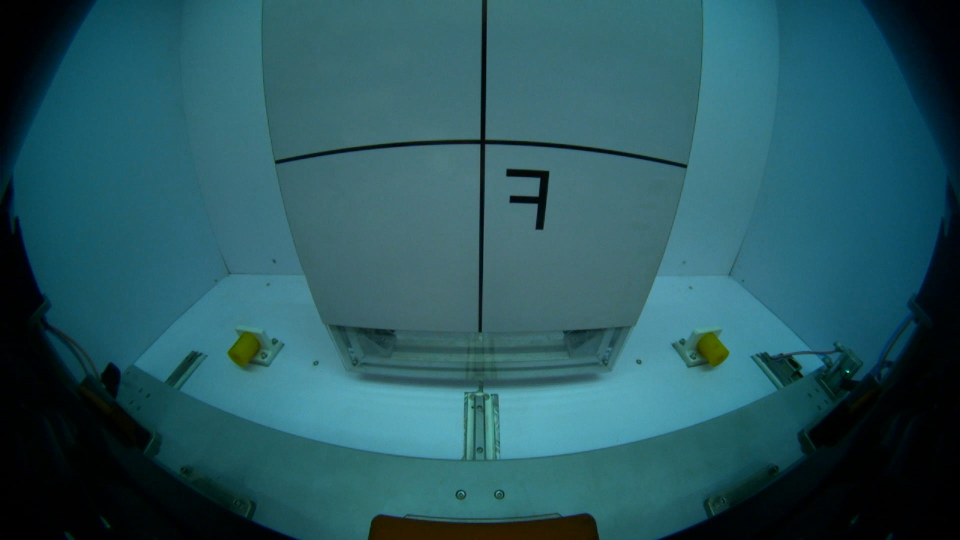
#> input picture perfect.png, 1920 x 1080 px (shown at 1/2 size)
$ python test2.py
#> lines starting #> are read from the running program, lines starting #| are printed output that depends on the picture; after the words box and inside, x2 and y2 are one past the last pixel; in counts of white or black regions, pixels touching at a corner belong together
import cv2
import imutils
import numpy as np
from skimage.metrics import structural_similarity

before = cv2.imread('perfect.png')
#> before is the input picture: shape (1080, 1920, 3); mean B, G, R 95.6, 87.2, 40.5
after = cv2.imread('shifted_left_right.png')
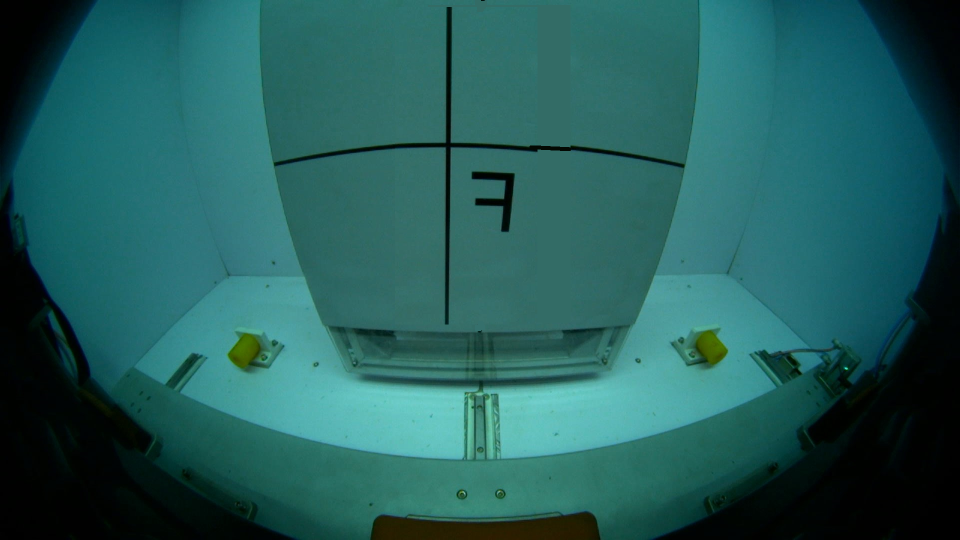
#> input picture shifted_left_right.png, 1920 x 1080 px (shown at 1/2 size)
#> after is the input picture: shape (1080, 1920, 3); mean B, G, R 90.8, 92.7, 35.3

before = imutils.resize(before, height = 300)
#> before: shape (300, 533, 3)
# after = imutils.resize(after, height = 300)
after =  cv2.resize(after, (before.shape[1], before.shape[0]))
#> after: shape (300, 533, 3)

cv2.imshow("before",before)
cv2.imshow("after",after)

# Convert images to grayscale
before_gray = cv2.cvtColor(before, cv2.COLOR_BGR2GRAY)
after_gray = cv2.cvtColor(after, cv2.COLOR_BGR2GRAY)
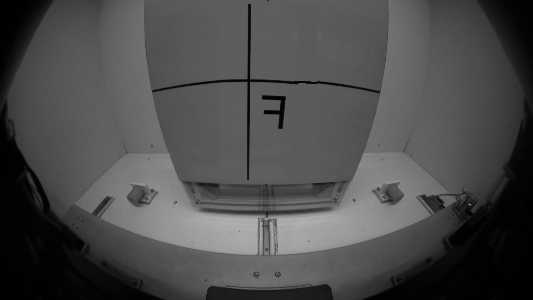
#> after_gray: shape (300, 533); min 0, max 179, mean 75.2

# Compute SSIM between two images
(score, diff) = structural_similarity(before_gray, after_gray, full=True)
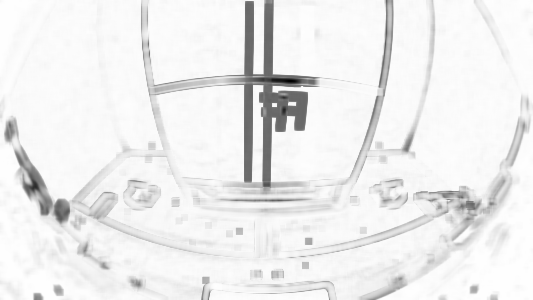
#> diff: shape (300, 533) float64; min -0.653, max 1, mean 0.888; drawn with min black and max white
#> score = 0.886
# print("Image similarity", score)

diff = (diff * 255).astype("uint8")
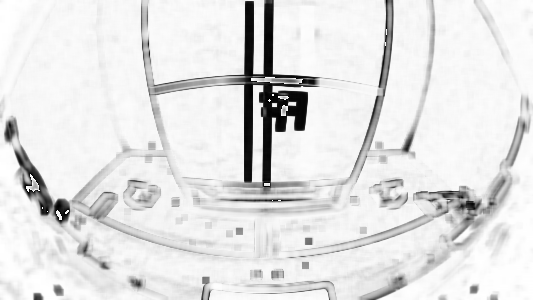
#> diff: shape (300, 533); min 0, max 255, mean 226.7
cv2.imshow("diff",diff)
retval, thresh = cv2.threshold(diff, 100, 255, cv2.THRESH_BINARY_INV)
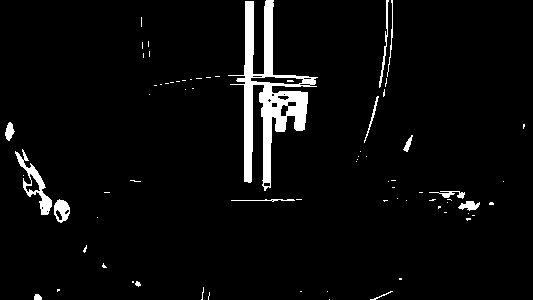
#> thresh: shape (300, 533); 4.3% white; 73 white regions (59 under 20 px), largest, box (x1, y1, x2, y2) and area: (228, 0, 318, 191) 4709, (15, 149, 52, 215) 616, (54, 199, 70, 223) 244
cv2.imshow("thresh",thresh)

red_frame = np.ones_like(before,dtype=np.uint8)*np.array([0, 0, 255],np.uint8)
cv2.imshow("red",red_frame)
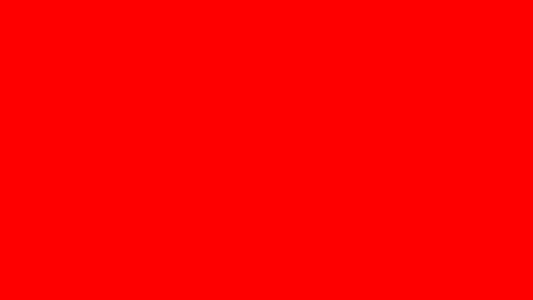
#> window 'red': shape (300, 533, 3); mean B, G, R 0, 0, 255

red_diff = cv2.bitwise_and(red_frame, red_frame, mask= thresh)
cv2.imshow("red_diff",red_diff)

final  = cv2.bitwise_or(before,red_diff)
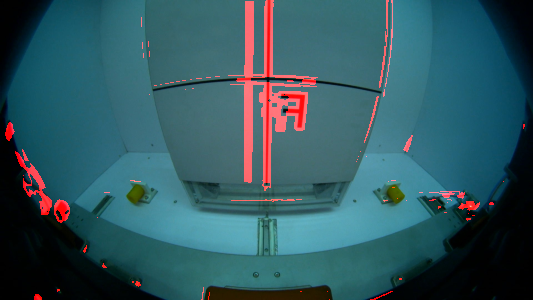
#> final: shape (300, 533, 3); mean B, G, R 95.6, 87.2, 49.4
cv2.imshow("final",final)

cv2.waitKey(0)
